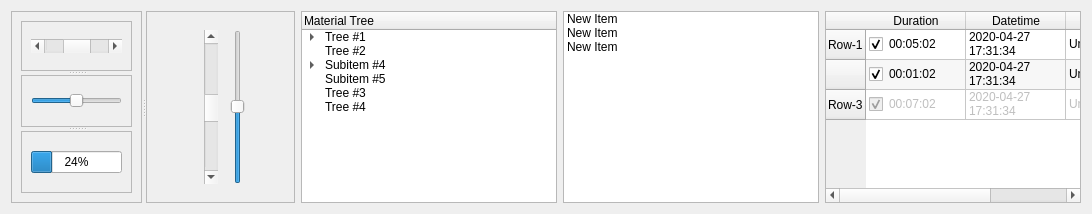
          <widget class="QWidget" name="tab_3">
           <attribute name="title">
            <string>串口</string>
           </attribute>
           <layout class="QGridLayout" name="gridLayout_6">
            <item row="0" column="0">
             <widget class="QSplitter" name="splitter">
              <property name="orientation">
               <enum>Qt::Horizontal</enum>
              </property>
              <widget class="QFrame" name="frame">
               <property name="frameShape">
                <enum>QFrame::StyledPanel</enum>
               </property>
               <property name="frameShadow">
                <enum>QFrame::Raised</enum>
               </property>
               <layout class="QGridLayout" name="gridLayout_5">
                <item row="0" column="0">
                 <widget class="QSplitter" name="splitter_3">
                  <property name="orientation">
                   <enum>Qt::Vertical</enum>
                  </property>
                  <widget class="QFrame" name="frame_3">
                   <property name="frameShape">
                    <enum>QFrame::StyledPanel</enum>
                   </property>
                   <property name="frameShadow">
                    <enum>QFrame::Raised</enum>
                   </property>
                   <layout class="QGridLayout" name="gridLayout_12">
                    <item row="0" column="0">
                     <widget class="QScrollBar" name="horizontalScrollBar_2">
                      <property name="value">
                       <number>50</number>
                      </property>
                      <property name="orientation">
                       <enum>Qt::Horizontal</enum>
                      </property>
                     </widget>
                    </item>
                   </layout>
                  </widget>
                  <widget class="QFrame" name="frame_4">
                   <property name="frameShape">
                    <enum>QFrame::StyledPanel</enum>
                   </property>
                   <property name="frameShadow">
                    <enum>QFrame::Raised</enum>
                   </property>
                   <layout class="QGridLayout" name="gridLayout_15">
                    <item row="0" column="0">
                     <widget class="QSlider" name="horizontalSlider_2">
                      <property name="value">
                       <number>50</number>
                      </property>
                      <property name="orientation">
                       <enum>Qt::Horizontal</enum>
                      </property>
                     </widget>
                    </item>
                   </layout>
                  </widget>
                  <widget class="QFrame" name="frame_5">
                   <property name="frameShape">
                    <enum>QFrame::StyledPanel</enum>
                   </property>
                   <property name="frameShadow">
                    <enum>QFrame::Raised</enum>
                   </property>
                   <layout class="QGridLayout" name="gridLayout_19">
                    <item row="0" column="0">
                     <widget class="QProgressBar" name="progressBar_2">
                      <property name="value">
                       <number>24</number>
                      </property>
                     </widget>
                    </item>
                   </layout>
                  </widget>
                 </widget>
                </item>
               </layout>
              </widget>
              <widget class="QFrame" name="frame_2">
               <property name="frameShape">
                <enum>QFrame::StyledPanel</enum>
               </property>
               <property name="frameShadow">
                <enum>QFrame::Raised</enum>
               </property>
               <layout class="QGridLayout" name="gridLayout_13">
                <item row="0" column="0">
                 <widget class="QStackedWidget" name="stackedWidget">
                  <property name="currentIndex">
                   <number>0</number>
                  </property>
                  <widget class="QWidget" name="page_5">
                   <layout class="QGridLayout" name="gridLayout_18">
                    <item row="0" column="0">
                     <spacer name="horizontalSpacer">
                      <property name="orientation">
                       <enum>Qt::Horizontal</enum>
                      </property>
                      <property name="sizeHint" stdset="0">
                       <size>
                        <width>40</width>
                        <height>20</height>
                       </size>
                      </property>
                     </spacer>
                    </item>
                    <item row="0" column="1">
                     <widget class="QScrollBar" name="verticalScrollBar_2">
                      <property name="value">
                       <number>50</number>
                      </property>
                      <property name="orientation">
                       <enum>Qt::Vertical</enum>
                      </property>
                     </widget>
                    </item>
                    <item row="0" column="2">
                     <spacer name="horizontalSpacer_3">
                      <property name="orientation">
                       <enum>Qt::Horizontal</enum>
                      </property>
                      <property name="sizeHint" stdset="0">
                       <size>
                        <width>8</width>
                        <height>108</height>
                       </size>
                      </property>
                     </spacer>
                    </item>
                    <item row="0" column="3">
                     <widget class="QSlider" name="verticalSlider_2">
                      <property name="value">
                       <number>50</number>
                      </property>
                      <property name="orientation">
                       <enum>Qt::Vertical</enum>
                      </property>
                     </widget>
                    </item>
                    <item row="0" column="4">
                     <spacer name="horizontalSpacer_2">
                      <property name="orientation">
                       <enum>Qt::Horizontal</enum>
                      </property>
                      <property name="sizeHint" stdset="0">
                       <size>
                        <width>32</width>
                        <height>20</height>
                       </size>
                      </property>
                     </spacer>
                    </item>
                   </layout>
                  </widget>
                  <widget class="QWidget" name="page_6"/>
                 </widget>
                </item>
               </layout>
              </widget>
             </widget>
            </item>
            <item row="0" column="2">
             <widget class="QListWidget" name="listWidget_2">
              <property name="selectionBehavior">
               <enum>QAbstractItemView::SelectRows</enum>
              </property>
              <property name="iconSize">
               <size>
                <width>64</width>
                <height>64</height>
               </size>
              </property>
              <property name="verticalScrollMode">
               <enum>QAbstractItemView::ScrollPerPixel</enum>
              </property>
              <property name="movement">
               <enum>QListView::Static</enum>
              </property>
              <property name="flow">
               <enum>QListView::TopToBottom</enum>
              </property>
              <property name="isWrapping" stdset="0">
               <bool>false</bool>
              </property>
              <property name="resizeMode">
               <enum>QListView::Fixed</enum>
              </property>
              <property name="layoutMode">
               <enum>QListView::Batched</enum>
              </property>
              <property name="spacing">
               <number>15</number>
              </property>
              <property name="viewMode">
               <enum>QListView::ListMode</enum>
              </property>
              <property name="selectionRectVisible">
               <bool>false</bool>
              </property>
              <property name="sortingEnabled">
               <bool>true</bool>
              </property>
              <item>
               <property name="text">
                <string>New Item</string>
               </property>
              </item>
              <item>
               <property name="text">
                <string>New Item</string>
               </property>
              </item>
              <item>
               <property name="text">
                <string>New Item</string>
               </property>
              </item>
             </widget>
            </item>
            <item row="0" column="1">
             <widget class="QTreeWidget" name="treeWidget">
              <column>
               <property name="text">
                <string>Material Tree</string>
               </property>
              </column>
              <item>
               <property name="text">
                <string>Tree #1</string>
               </property>
               <item>
                <property name="text">
                 <string>Subitem #1</string>
                </property>
               </item>
               <item>
                <property name="text">
                 <string>Subitem #2</string>
                </property>
                <item>
                 <property name="text">
                  <string>New Subitem</string>
                 </property>
                </item>
                <item>
                 <property name="text">
                  <string>New Item</string>
                 </property>
                </item>
               </item>
              </item>
              <item>
               <property name="text">
                <string>Tree #2</string>
               </property>
              </item>
              <item>
               <property name="text">
                <string>Subitem #4</string>
               </property>
               <item>
                <property name="text">
                 <string>Subitem #41</string>
                </property>
               </item>
               <item>
                <property name="text">
                 <string>Subitem #42</string>
                </property>
               </item>
              </item>
              <item>
               <property name="text">
                <string>Subitem #5</string>
               </property>
              </item>
              <item>
               <property name="text">
                <string>Tree #3</string>
               </property>
              </item>
              <item>
               <property name="text">
                <string>Tree #4</string>
               </property>
              </item>
             </widget>
            </item>
            <item row="0" column="3">
             <widget class="QTableWidget" name="tableWidget">
              <property name="alternatingRowColors">
               <bool>true</bool>
              </property>
              <attribute name="horizontalHeaderStretchLastSection">
               <bool>true</bool>
              </attribute>
              <row>
               <property name="text">
                <string>Row-1</string>
               </property>
              </row>
              <row>
               <property name="text">
                <string/>
               </property>
               <property name="icon">
                <iconset theme="media-playback-start">
                 <normaloff>../../../.designer/backup</normaloff>../../../.designer/backup</iconset>
               </property>
              </row>
              <row>
               <property name="text">
                <string>Row-3</string>
               </property>
              </row>
              <column>
               <property name="text">
                <string>Duration</string>
               </property>
              </column>
              <column>
               <property name="text">
                <string>Datetime</string>
               </property>
              </column>
              <column>
               <property name="text">
                <string>Name</string>
               </property>
              </column>
              <item row="0" column="0">
               <property name="text">
                <string>00:05:02</string>
               </property>
               <property name="checkState">
                <enum>Checked</enum>
               </property>
              </item>
              <item row="0" column="1">
               <property name="text">
                <string>2020-04-27 17:31:34</string>
               </property>
              </item>
              <item row="0" column="2">
               <property name="text">
                <string>Unamed-1</string>
               </property>
              </item>
              <item row="1" column="0">
               <property name="text">
                <string>00:01:02</string>
               </property>
               <property name="checkState">
                <enum>Checked</enum>
               </property>
              </item>
              <item row="1" column="1">
               <property name="text">
                <string>2020-04-27 17:31:34</string>
               </property>
              </item>
              <item row="1" column="2">
               <property name="text">
                <string>Unamed-2</string>
               </property>
              </item>
              <item row="2" column="0">
               <property name="text">
                <string>00:07:02</string>
               </property>
               <property name="checkState">
                <enum>Checked</enum>
               </property>
               <property name="flags">
                <set>ItemIsSelectable|ItemIsEditable|ItemIsDragEnabled|ItemIsDropEnabled|ItemIsUserCheckable</set>
               </property>
              </item>
              <item row="2" column="1">
               <property name="text">
                <string>2020-04-27 17:31:34</string>
               </property>
               <property name="flags">
                <set>ItemIsSelectable|ItemIsEditable|ItemIsDragEnabled|ItemIsDropEnabled|ItemIsUserCheckable</set>
               </property>
              </item>
              <item row="2" column="2">
               <property name="text">
                <string>Unamed-3</string>
               </property>
               <property name="flags">
                <set>ItemIsSelectable|ItemIsEditable|ItemIsDragEnabled|ItemIsDropEnabled|ItemIsUserCheckable</set>
               </property>
              </item>
             </widget>
            </item>
           </layout>
          </widget>
